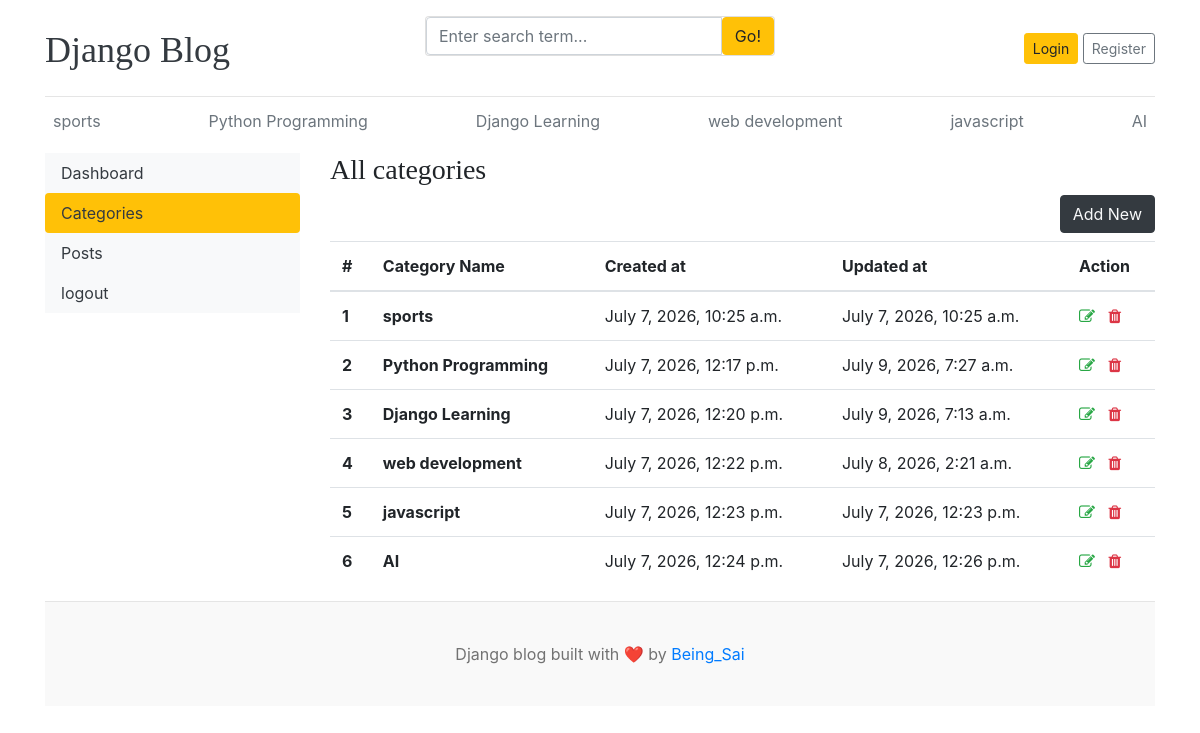
/dashboard/categories/, run on the app's committed database.
### blogs/models.py (models this page shows, shortened)
class Category(models.Model):
    category_name = models.CharField(max_length=50)
    created_at = models.DateTimeField(auto_now_add=True)
    updated_at = models.DateTimeField(auto_now=True)
    class Meta:
        verbose_name_plural = 'categories'

### dashboards/views.py (the view)
# urls.py: path('categories/', views.categories,name="categories" ),
def categories(request):
    return render(request,'dashboard/categories.html')

### blogs/context_preprocessors.py (called while the page is built)
def get_categories(request):
    return{
        "categories": Category.objects.all(),
    }

def get_social_links(request):
    return{
        "sociallinks": SocialLinks.objects.all()
    }

### templates/dashboard/categories.html (shortened to what this page needs)
{% extends 'base.html' %}
{% block content %}
<div class="row">
    {% include 'dashboard/sidebar.html' %}
    <div class="col-md-9">
        <h3> All categories</h3>
        <a href=" {% url 'add_category' %}" class="btn btn-dark text-light float-right mb-2">Add New</a>
        <table class="table table-hover">
            <thead>
                <tr>
                <th >#</th>
                <th >Category Name</th>
                <th >Created at</th>
                <th >Updated at</th>
                <th>Action</th>
                </tr>
            </thead>
            <tbody>
                {% for cat in categories %}
                <tr>
                <th>{{ forloop.counter }}</th>
                <th>{{cat.category_name}}</th>
                <td>{{cat.created_at}}</td>
                <td>{{cat.updated_at}}</td>
                <td>
                    <a href="{% url 'edit_category' cat.id %}"><i class="fa fa-edit text-success"></i></a>
                    <a href="{% url 'delete_category' cat.id %}"><i class="fa fa-trash text-danger"></i></a>
                </td>
                </tr>
                {% endfor %}
            </tbody>
        </table>
    </div>
</div>
{% endblock %}

### templates/base.html (shortened to what this page needs)
{% load static %}
<!DOCTYPE html>
<html lang="en">
<head>
    <link href="https://getbootstrap.com/docs/4.0/dist/css/bootstrap.min.css" rel="stylesheet">
    <link href="{% static 'css/blog.css' %}" rel="stylesheet">
    <link rel="stylesheet" href="https://cdnjs.cloudflare.com/ajax/libs/font-awesome/4.7.0/css/font-awesome.min.css">
  </head>
<body>
    <div class="container">
      <header class="blog-header py-3">
        <div class="row flex-nowrap justify-content-between align-items-center">
          <div class="col-4 pt-1">
            <a class="blog-header-logo text-dark" href="/">Django Blog</a>
          </div>
          <div class="col-4">
            <form action="{% url 'search' %}" method=""GET>
            <div class="card mb-4">
                <div class="input-group">
                    <input name="keyword" value="{{keyword}}" type="text" class="form-control" placeholder="Enter search term..." name="keyword">
                    <button class="btn btn-warning" type="submit">Go!</button>
                </div>
            </div>
            </form>
          </div>
          <div class="col-4 d-flex justify-content-end align-items-center">
            {% if not user.is_authenticated %}
            <a class="btn btn-sm btn-warning" href="{% url 'login' %}">Login</a> &nbsp;
            <a class="btn btn-sm btn-outline-secondary" href="{% url 'register' %}">Register</a>
            {% else %}
            <span><a href="{% url 'dashboard' %}">Dashboard</a> </span>
            &emsp;
            <span><a href="{% url 'logout' %}">Logout</a></span>
            {% endif %}
          </div>
        </div>
      </header>
      <div class="nav-scroller py-1 mb-2">
        <nav class="nav d-flex justify-content-between">
          {% for cat in categories %}
          <a class="p-2 text-muted" href="{% url 'post_by_category' cat.id %}">{{ cat.category_name}}</a>
          {% endfor %}
        </nav>
      </div>
{% block content %}
{% endblock%}
<footer class="blog-footer">
  <p>Django blog built with ❤️ by <a href="#">Being_Sai</a></p>
</footer>
</body>
</html>

### blog_main/static/css/blog.css (style rules this page uses)
.blog-header { border-bottom: 1px solid #e5e5e5; }
.blog-header-logo { font-family: "Playfair Display", Georgia, "Times New Roman", serif; font-size: 2.25rem; }
h1, h2, h3, h4, h5, h6 { font-family: "Playfair Display", Georgia, "Times New Roman", serif; }
.blog-footer { padding: 2.5rem 0; color: #727272; text-align: center; background-color: #f9f9f9; border-top: .05rem solid #e5e5e5; }
.blog-footer p:last-child { margin-bottom: 0; }

### data on the page
Category: category_name "sports", created_at "July 7, 2026, 10:25 a.m.", updated_at "July 7, 2026, 10:25 a.m."
Category: category_name "Python Programming", created_at "July 7, 2026, 12:17 p.m.", updated_at "July 9, 2026, 7:27 a.m."
Category: category_name "Django Learning", created_at "July 7, 2026, 12:20 p.m.", updated_at "July 9, 2026, 7:13 a.m."
Category: category_name "web development", created_at "July 7, 2026, 12:22 p.m.", updated_at "July 8, 2026, 2:21 a.m."
Category: category_name "javascript", created_at "July 7, 2026, 12:23 p.m.", updated_at "July 7, 2026, 12:23 p.m."
Category: category_name "AI", created_at "July 7, 2026, 12:24 p.m.", updated_at "July 7, 2026, 12:26 p.m."
